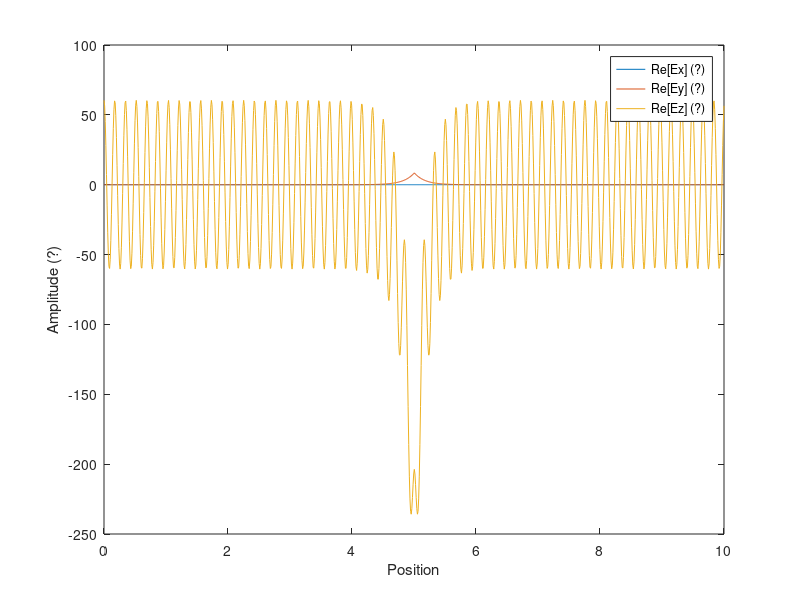
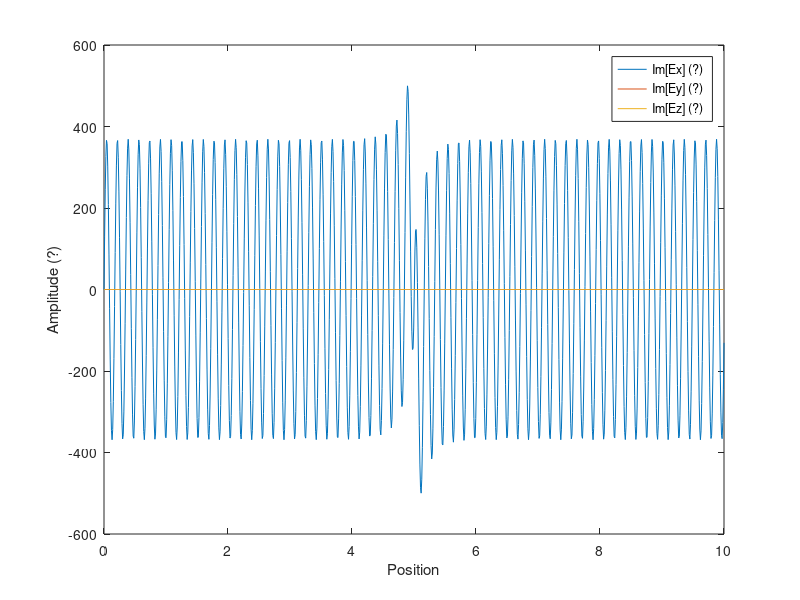

Write the MATLAB code that produced these figures, in order.
%--------------------------------%
% time independent wave solver   %
% V X V X E = k0^2.K.E           %
% rlbarnett c3149416 210917      %
%--------------------------------%

%--
% constants
mu0 = 4.0*pi*1.0e-7;
eps0 = 8.85e-12;
c0 = 1.0/sqrt(eps0*mu0);

%--
% magnetic field (tesla)
B0 = 0.0;

%--
% driver freq
freq = 51.0e6;
om = 2.0*pi*freq;
k0 = om/c0;

%--
% define wavenumbers ky and kz (/m); use values given in van eester section IV?? No
% others mentioned
ky = 0.0;
kz = 6.0;

%--
% spatial domain
npts = 1000;
xmin = 0.0;
xmax = 10.0;
xax = linspace(xmin,xmax,npts);
dx = (xmax - xmin)/(npts - 1);

%--
% density -- set to zero for vacuum case
N0 = 0.0;

%--
% electron constants
e = -1.6022e-19;
me = 9.11e-31;

%--
% ion constants (95% D, 5% H)
qd = abs(e);
mp = 1.67e-27;
md = 2.0*mp;

qh = abs(e);
mh = mp;

%-- 
% cyclotron frequencies
om_ce = e*B0/me;
om_cd = qd*B0/md;
om_ch = qh*B0/mh;

%--
% rotation matrix
alpha = 0.01;
beta = 1.57;

r11 = cos(beta)*cos(alpha);
r12 = cos(beta)*sin(alpha);
r13 = -sin(beta);
r21 = -sin(alpha);
r22 = cos(alpha);
r23 = 0.0;
r31 = sin(beta)*cos(alpha);
r32 = sin(beta)*sin(alpha);
r33 = cos(beta);

r = [[r11, r12, r13]
     [r21, r22, r23]
     [r31, r32, r33]];
 
r_para = r(3,:);
Bvec = B0*r_para;

%--
% electron calcs; density, plasma frequency
Ne = N0;
om_pe = sqrt(Ne*e^2/(me*eps0));

%--
% ion calcs (95% D, 5% H); density, plasma frequency
Nd = 0.95*N0;
om_pd = sqrt(Nd*qd^2/(md*eps0));
Nh = 0.05*N0;
om_ph = sqrt(Nh*qh^2/(mh*eps0));

%--
% cold plasma dielectric tensor elements
s = 1.0 - om_pe^2/(om^2 - om_ce^2) - om_pd^2/(om^2 - om_cd^2) - om_ph^2/(om^2 - om_ch^2);
d = om_ce*om_pe^2/(om*(om^2 - om_ce^2)) + om_cd*om_pd^2/(om*(om^2 - om_cd^2)) + om_ch*om_ph^2/(om*(om^2 - om_ch^2));
p = 1.0 - om_pe^2/om^2 - om_pd^2/om^2 - om_ph^2/om^2;

%--
% cold plasma delectric tensor
cpdt = [[s, -1i*d, 0.0]
        [1i*d, s, 0.0]
        [0.0, 0.0, p]];
    
% cpdt_rot = r'*cpdt*r;
    
%--
% set up rhs matrix (multiples E field)

% syms ky kz k0 dx
% cpdt = sym('R%d%d',[3,3]);

waveeq_mat = zeros(3*npts, 3*npts);
% waveeq_mat = sym('O%d%d', [3*npts,3*npts]);
ii = 1;

for eq1=1:3:3*npts
    
    eq2 = eq1+1;
    eq3 = eq2+1;
    
    iiex = ii;
    iiey = ii+1;
    iiez = ii+2;
    iiexm = iiex - 3;
    iieym = iiey - 3;
    iiezm = iiez - 3;
    iiexp = iiex + 3;
    iieyp = iiey + 3;
    iiezp = iiez + 3;

    %--
    % set up periodic boundary conditions
    if ((iiexm) & (iieym) & (iiezm)) <= 0
        iiexm = 3*npts + iiexm;
        iieym = 3*npts + iieym;
        iiezm = 3*npts + iiezm;
    end
    
    %--
    % this loop doesn't work if it's set up like the previous one???
    if ((iiexp)) >= (3*npts)
        iiexp = iiexp - 3*npts;
        iieyp = iieyp - 3*npts;
        iiezp = iiezp - 3*npts;
    end          
    
    %--
    % fill matrix
    waveeq_mat(eq1,iiexm) = 0.0;
    waveeq_mat(eq1,iieym) = -1i*ky;
    waveeq_mat(eq1,iiezm) = -1i*kz;
    waveeq_mat(eq1,iiex) = 2.0*dx*(ky^2 + kz^2 - k0^2*cpdt(1,1));
    waveeq_mat(eq1,iiey) = -2.0*dx*k0^2*cpdt(1,2);
    waveeq_mat(eq1,iiez) = -2.0*dx*k0^2*cpdt(1,3);
    waveeq_mat(eq1,iiexp) = 0.0;
    waveeq_mat(eq1,iieyp) = 1i*ky;
    waveeq_mat(eq1,iiezp) = 1i*kz;
    
    waveeq_mat(eq2,iiexm) = -1i*ky*(dx/2.0);
    waveeq_mat(eq2,iieym) = -1.0;
    waveeq_mat(eq2,iiezm) = 0.0;
    waveeq_mat(eq2,iiex) = -dx^2*k0^2*cpdt(2,1);
    waveeq_mat(eq2,iiey) = dx^2*(kz^2 - k0^2*cpdt(2,2)) + 2.0;
    waveeq_mat(eq2,iiez) = -dx^2*(ky*kz + k0^2*cpdt(2,3));
    waveeq_mat(eq2,iiexp) = 1i*ky*(dx/2.0);
    waveeq_mat(eq2,iieyp) = -1.0;
    waveeq_mat(eq2,iiezp) = 0.0;
    
    waveeq_mat(eq3,iiexm) = -1i*kz*(dx/2.0);
    waveeq_mat(eq3,iieym) = 0.0;
    waveeq_mat(eq3,iiezm) = -1.0;
    waveeq_mat(eq3,iiex) = -dx^2*k0^2*cpdt(3,1);
    waveeq_mat(eq3,iiey) = -dx^2*(ky*kz + k0^2*cpdt(3,2));
    waveeq_mat(eq3,iiez) = dx^2*(ky^2 - k0^2*cpdt(3,3)) + 2.0;
    waveeq_mat(eq3,iiexp) = 1i*kz*(dx/2.0);
    waveeq_mat(eq3,iieyp) = 0.0;
    waveeq_mat(eq3,iiezp) = -1.0;
    
    ii = ii + 3;

end

%--
% set up rhs vector
rhs = zeros(3*npts,1);
rhs(1501) = 0.0;
rhs(1502) = 1.0;
rhs(1503) = 1.0;

%--
% calculation solution as waveeq_mat^-1*rhs
%-- COMMENT OUT IF DOING SYMBOLIC MATRIX --%
sol = (waveeq_mat)\rhs;

%----------------------plots-----------------------%
figure(1)
plot(xax, real(sol(1:3:3*npts)))

hold on

plot(xax, real(sol(2:3:3*npts)))
plot(xax, real(sol(3:3:3*npts)))
xlabel('Position')
ylabel('Amplitude (?)')
legend('Re[Ex] (?)', 'Re[Ey] (?)', 'Re[Ez] (?)')

hold off

figure(2)
plot(xax, imag(sol(1:3:3*npts)))

hold on

plot(xax, imag(sol(2:3:3*npts)))
plot(xax, imag(sol(3:3:3*npts)))
xlabel('Position')
ylabel('Amplitude (?)')
legend('Im[Ex] (?)', 'Im[Ey] (?)', 'Im[Ez] (?)')

hold off


























